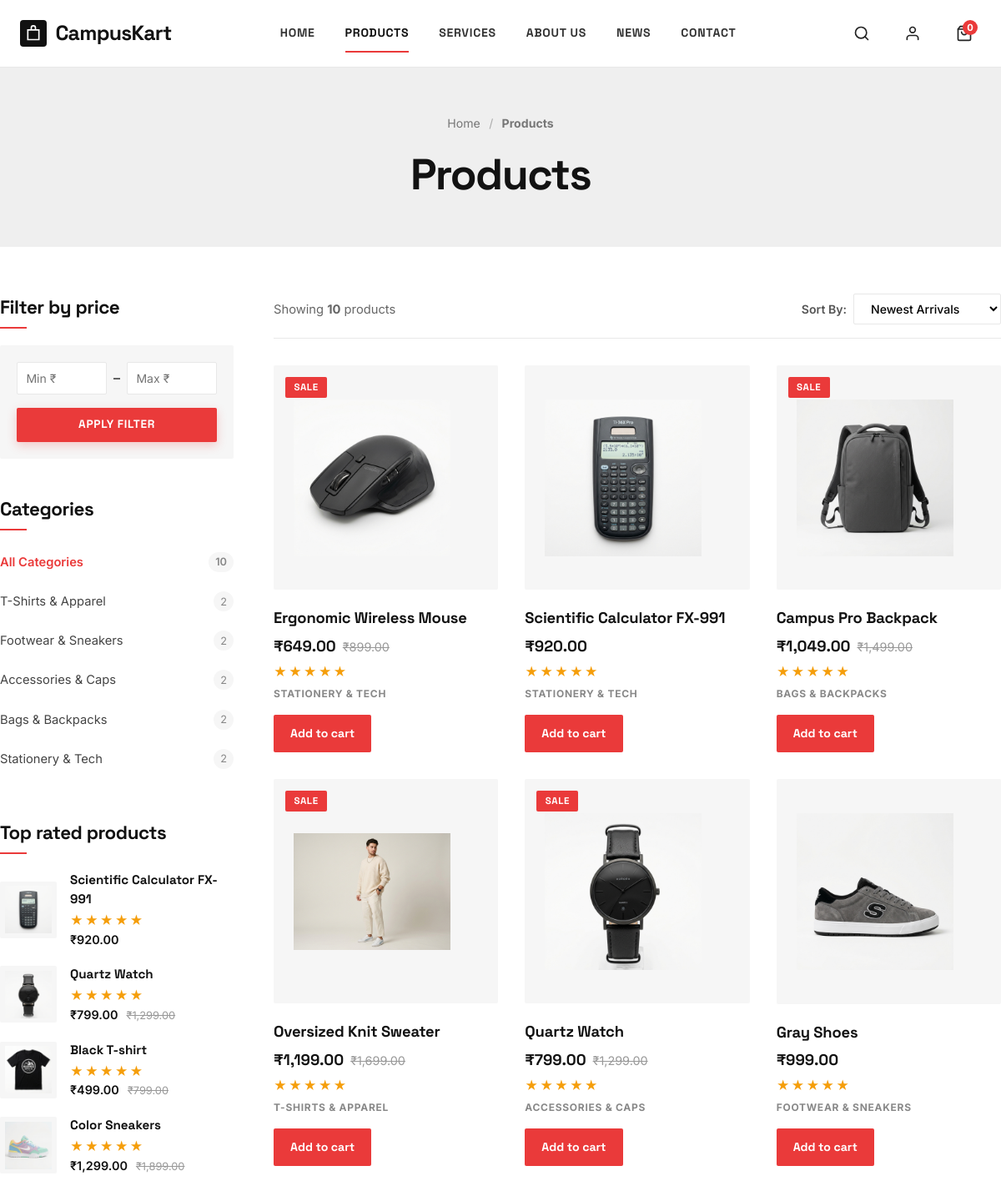
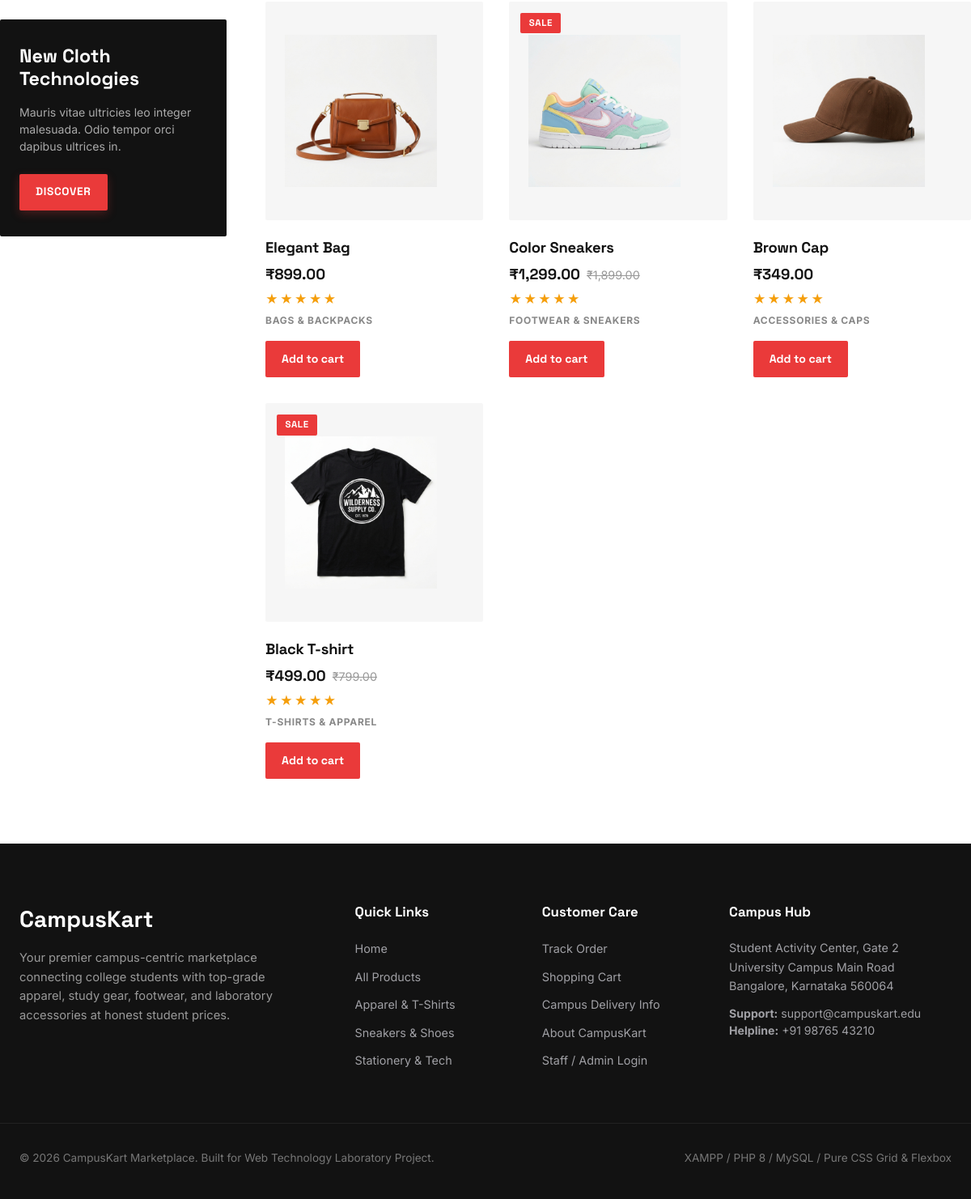
The page /shop.php on the database its author committed (2 pictures, top to bottom).
### tables this page shows
CREATE TABLE `categories` (
  `id` INT AUTO_INCREMENT PRIMARY KEY,
  `name` VARCHAR(100) NOT NULL,
  `slug` VARCHAR(100) NOT NULL UNIQUE,
  `description` TEXT NULL,
  `created_at` TIMESTAMP NOT NULL DEFAULT CURRENT_TIMESTAMP
);

CREATE TABLE `products` (
  `id` INT AUTO_INCREMENT PRIMARY KEY,
  `category_id` INT NOT NULL,
  `name` VARCHAR(255) NOT NULL,
  `slug` VARCHAR(255) NOT NULL,
  `description` TEXT NOT NULL,
  `price` DECIMAL(10, 2) NOT NULL,
  `original_price` DECIMAL(10, 2) NULL,
  `stock` INT NOT NULL DEFAULT 0,
  `rating` DECIMAL(2, 1) NOT NULL DEFAULT 5.0,
  `rating_count` INT NOT NULL DEFAULT 12,
  `is_featured` TINYINT(1) NOT NULL DEFAULT 0,
  `image` VARCHAR(255) NOT NULL,
  `created_at` TIMESTAMP NOT NULL DEFAULT CURRENT_TIMESTAMP,
  `updated_at` TIMESTAMP NOT NULL DEFAULT CURRENT_TIMESTAMP ON UPDATE CURRENT_TIMESTAMP,
  FOREIGN KEY (`category_id`) REFERENCES `categories`(`id`) ON DELETE CASCADE,
  INDEX `idx_products_category` (`category_id`),
  INDEX `idx_products_price` (`price`),
  INDEX `idx_products_stock` (`stock`)
);

### shop.php (the view, shortened to what this page needs)
<?php
require_once __DIR__ . '/includes/header.php';
$pdo = get_db_connection();
$categorySlug  = trim($_GET['category'] ?? '');
$minPriceInput = isset($_GET['min_price']) && is_numeric($_GET['min_price']) ? (float)$_GET['min_price'] : null;
$maxPriceInput = isset($_GET['max_price']) && is_numeric($_GET['max_price']) ? (float)$_GET['max_price'] : null;
$sortBy        = trim($_GET['sort'] ?? 'newest');
$categoriesStmt = $pdo->query("
    SELECT c.*, COUNT(p.id) AS product_count
    FROM categories c
    LEFT JOIN products p ON c.id = p.category_id
    GROUP BY c.id
    ORDER BY c.id ASC
");
$allCategories = $categoriesStmt->fetchAll();
$topRatedStmt = $pdo->query("
    SELECT p.*, c.slug AS category_slug
    FROM products p
    JOIN categories c ON p.category_id = c.id
    ORDER BY p.rating DESC, p.rating_count DESC
    LIMIT 4
");
$topRatedProducts = $topRatedStmt->fetchAll();
$whereConditions = [];
$params = [];
$whereClause = !empty($whereConditions) ? "WHERE " . implode(" AND ", $whereConditions) : "";
$orderBy = "p.id DESC";
switch ($sortBy) {
    case 'newest':
    default:
        $orderBy = "p.id DESC";
        break;
}
$sql = "
    SELECT p.*, c.name AS category_name, c.slug AS category_slug
    FROM products p
    JOIN categories c ON p.category_id = c.id
    {$whereClause}
    ORDER BY {$orderBy}
";
$stmt = $pdo->prepare($sql);
$stmt->execute($params);
$products = $stmt->fetchAll();
$totalCount = count($products);
$currentCategoryName = '';
?>
<section class="page-hero-banner" aria-label="Page Title Banner">
    <div class="container">
        <nav class="breadcrumbs" aria-label="Breadcrumb">
            <a href="index.php">Home</a>
            <span>/</span>
            <strong>Products</strong>
        </nav>
        <h1 class="page-title"><?= $currentCategoryName ? sanitize($currentCategoryName) : 'Products' ?></h1>
    </div>
</section>
<main class="container catalog-section">
    <div class="catalog-layout">
        <aside class="catalog-sidebar" aria-label="Catalog Filters">
            <div class="sidebar-widget">
                <h3 class="sidebar-widget-title">Filter by price</h3>
                <form action="shop.php" method="GET" class="price-filter-box">
                    <div class="price-inputs">
                        <input type="number" name="min_price" placeholder="Min ₹" min="0" value="<?= $minPriceInput !== null ? (int)$minPriceInput : '' ?>">
                        <span>–</span>
                        <input type="number" name="max_price" placeholder="Max ₹" min="0" value="<?= $maxPriceInput !== null ? (int)$maxPriceInput : '' ?>">
                    </div>
                    <button type="submit" class="btn-primary" style="width:100%; padding:0.65rem; font-size:0.85rem;">APPLY FILTER</button>
                </form>
            </div>
            <div class="sidebar-widget">
                <h3 class="sidebar-widget-title">Categories</h3>
                <ul class="category-filter-list">
                    <li class="category-filter-item">
                        <a href="shop.php" class="category-filter-link <?= $categorySlug === '' ? 'active' : '' ?>">
                            <span>All Categories</span>
                            <span class="category-count"><?= array_sum(array_column($allCategories, 'product_count')) ?></span>
                        </a>
                    </li>
                    <?php foreach ($allCategories as $cat): ?>
                        <li class="category-filter-item">
                            <a href="shop.php?category=<?= urlencode($cat['slug']) ?>" class="category-filter-link <?= $categorySlug === $cat['slug'] ? 'active' : '' ?>">
                                <span><?= sanitize($cat['name']) ?></span>
                                <span class="category-count"><?= (int)$cat['product_count'] ?></span>
                            </a>
                        </li>
                    <?php endforeach; ?>
                </ul>
            </div>
            <div class="sidebar-widget">
                <h3 class="sidebar-widget-title">Top rated products</h3>
                <div class="mini-products-list">
                    <?php foreach ($topRatedProducts as $item): ?>
                        <div class="mini-product-item">
                            <a href="product.php?id=<?= (int)$item['id'] ?>" class="mini-product-thumb">
                                <img src="<?= sanitize($item['image']) ?>" alt="<?= sanitize($item['name']) ?>">
                            </a>
                            <div class="mini-product-info">
                                <h4><a href="product.php?id=<?= (int)$item['id'] ?>"><?= sanitize($item['name']) ?></a></h4>
                                <?= render_rating_stars((float)$item['rating']) ?>
                                <div class="mini-product-price">
                                    <span><?= format_price((float)$item['price']) ?></span>
                                    <?php if (!empty($item['original_price'])): ?>
                                        <span class="original"><?= format_price((float)$item['original_price']) ?></span>
                                    <?php endif; ?>
                                </div>
                            </div>
                        </div>
                    <?php endforeach; ?>
                </div>
            </div>
            <div class="sidebar-promo-card">
                <h3>New Cloth<br>Technologies</h3>
                <p>Mauris vitae ultricies leo integer malesuada. Odio tempor orci dapibus ultrices in.</p>
                <a href="shop.php?category=apparel" class="btn-primary" style="padding:0.75rem 1.25rem; font-size:0.85rem;">DISCOVER</a>
            </div>
        </aside>
        <section class="catalog-main" aria-label="Product Listings">
            <div class="catalog-toolbar">
                <div class="catalog-count-text">
                    Showing <strong><?= $totalCount ?></strong> <?= $totalCount === 1 ? 'product' : 'products' ?>
                </div>
                <form action="shop.php" method="GET" style="display:flex; align-items:center; gap:0.5rem;">
                    <label for="sortSelect" style="font-size:0.88rem; font-weight:600; color:#555;">Sort By:</label>
                    <select name="sort" id="sortSelect" class="catalog-sort-select" onchange="this.form.submit()">
                        <option value="newest" <?= $sortBy === 'newest' ? 'selected' : '' ?>>Newest Arrivals</option>
                    </select>
                </form>
            </div>
            <?php if (!empty($products)): ?>
                <div class="products-grid">
                    <?php foreach ($products as $product): ?>
                        <article class="product-card" id="product-card-<?= (int)$product['id'] ?>">
                            <div class="product-image-box">
                                <?php if (!empty($product['original_price']) && $product['original_price'] > $product['price']): ?>
                                    <span class="badge-sale">SALE</span>
                                <?php endif; ?>
                                <a href="product.php?id=<?= (int)$product['id'] ?>" aria-label="View details for <?= sanitize($product['name']) ?>">
                                    <img src="<?= sanitize($product['image']) ?>" alt="<?= sanitize($product['name']) ?>" loading="lazy">
                                </a>
                            </div>
                            <div class="product-info">
                                <h3 class="product-title">
                                    <a href="product.php?id=<?= (int)$product['id'] ?>"><?= sanitize($product['name']) ?></a>
                                </h3>
                                <div class="product-pricing">
                                    <span class="price-current"><?= format_price((float)$product['price']) ?></span>
                                    <?php if (!empty($product['original_price']) && $product['original_price'] > $product['price']): ?>
                                        <span class="price-original"><?= format_price((float)$product['original_price']) ?></span>
                                    <?php endif; ?>
                                </div>
                                <?= render_rating_stars((float)$product['rating']) ?>
                                <span class="product-category-tag"><?= sanitize($product['category_name']) ?></span>
                                <form action="cart-action.php" method="POST" style="margin-top:auto;">
                                    <button type="submit" class="btn-add-cart">Add to cart</button>
                                </form>
                            </div>
                        </article>
                    <?php endforeach; ?>
                </div>
            <?php endif; ?>
        </section>
    </div>
</main>
<?php require_once __DIR__ . '/includes/footer.php'; ?>

### includes/functions.php (shortened to what this page needs)
<?php
function sanitize(?string $value): string
{
    return htmlspecialchars(trim((string)$value), ENT_QUOTES, 'UTF-8');
}
function format_price(float $amount): string
{
    return '₹' . number_format($amount, 2, '.', ',');
}
function render_rating_stars(float $rating): string
{
    $rounded = round($rating * 2) / 2;
    $html = '<div class="rating-stars" aria-label="Rated ' . $rating . ' out of 5 stars">';
    for ($i = 1; $i <= 5; $i++) {
        if ($rounded >= $i) {
            $html .= '<span class="star star-filled" aria-hidden="true">&#9733;</span>';
        } elseif ($rounded >= $i - 0.5) {
            $html .= '<span class="star star-half" aria-hidden="true">&#9733;</span>';
        } else {
            $html .= '<span class="star star-empty" aria-hidden="true">&#9734;</span>';
        }
    }
    $html .= '</div>';
    return $html;
}

### rows shown on the page
categories: name "T-Shirts & Apparel", product_count "2"
categories: name "Footwear & Sneakers", product_count "2"
categories: name "Accessories & Caps", product_count "2"
categories: name "Bags & Backpacks", product_count "2"
categories: name "Stationery & Tech", product_count "2"
products: image (picture), name "Scientific Calculator FX-991", price "₹920.00", category.name "STATIONERY & TECH"
products: image (picture), name "Quartz Watch", price "₹799.00", original_price "₹1,299.00", shows "SALE", category.name "ACCESSORIES & CAPS"
products: image (picture), name "Black T-shirt", price "₹499.00", original_price "₹799.00", shows "SALE", category.name "T-SHIRTS & APPAREL"
products: image (picture), name "Color Sneakers", price "₹1,299.00", original_price "₹1,899.00", shows "SALE", category.name "FOOTWEAR & SNEAKERS"
products: shows "SALE", image (picture), name "Ergonomic Wireless Mouse", price "₹649.00", original_price "₹899.00", category.name "STATIONERY & TECH"
products: shows "SALE", image (picture), name "Campus Pro Backpack", price "₹1,049.00", original_price "₹1,499.00", category.name "BAGS & BACKPACKS"
products: shows "SALE", image (picture), name "Oversized Knit Sweater", price "₹1,199.00", original_price "₹1,699.00", category.name "T-SHIRTS & APPAREL"
products: image (picture), name "Gray Shoes", price "₹999.00", category.name "FOOTWEAR & SNEAKERS"
products: image (picture), name "Elegant Bag", price "₹899.00", category.name "BAGS & BACKPACKS"
products: image (picture), name "Brown Cap", price "₹349.00", category.name "ACCESSORIES & CAPS"

### other values the page prints
$cartCount "0"
array_sum(array_column($allCategories, 'product_count')) "10"
$totalCount "10"
